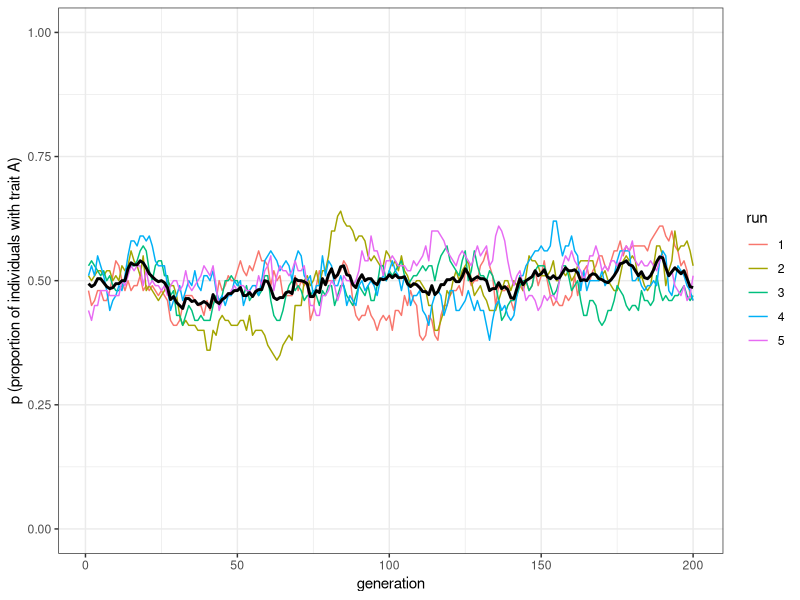
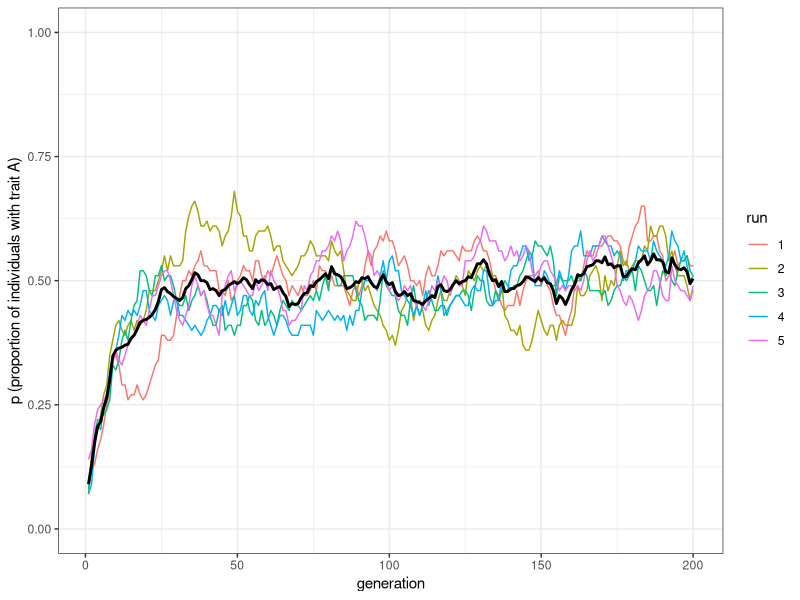
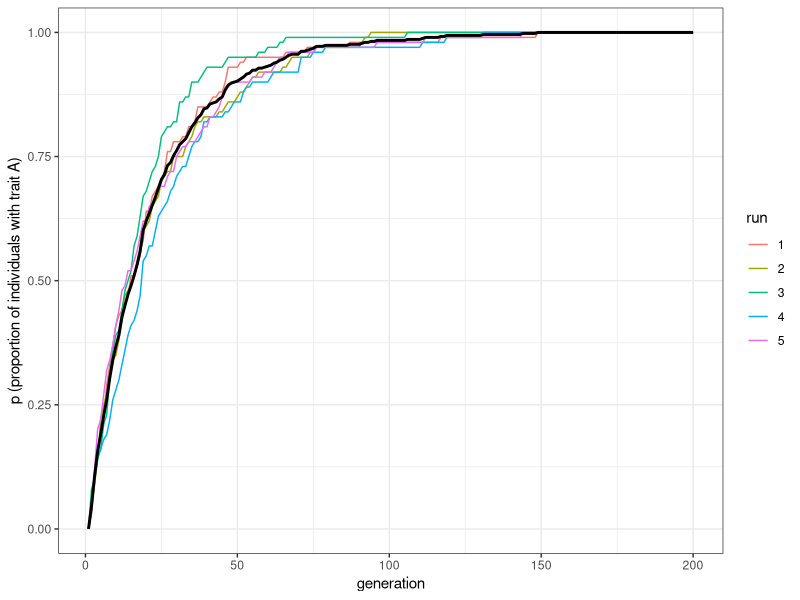
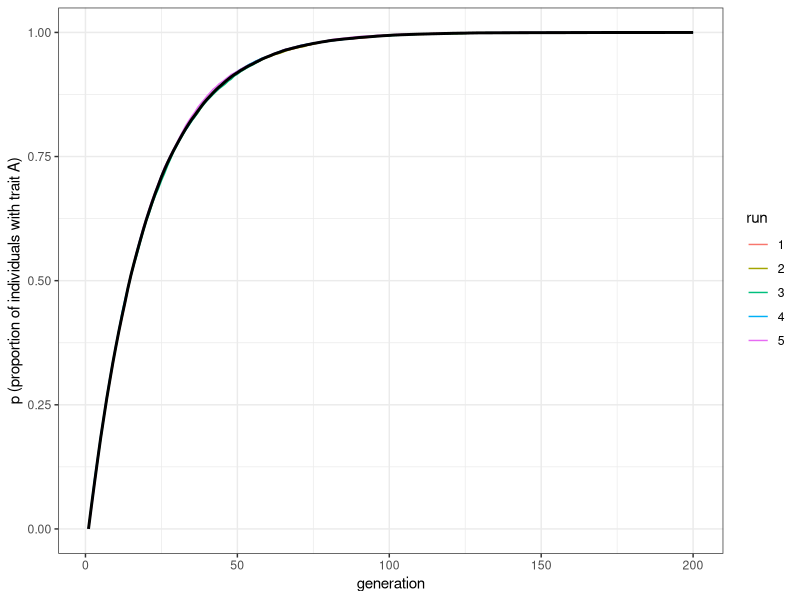
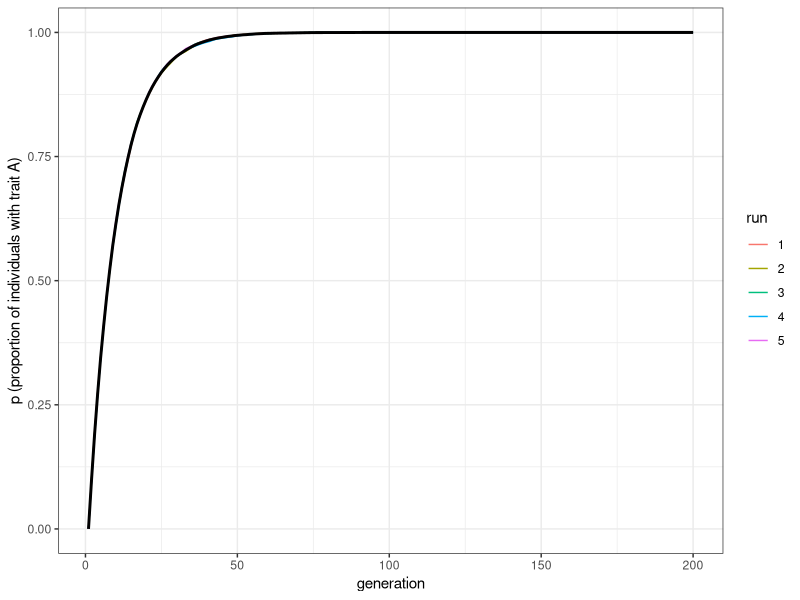

Reproduce these figures in R, in order.
## ---- chunk 1
library(tidyverse)

unbiased_mutation <- function(N, mu, p_0, t_max, r_max) {
  # Create the output tibble
  output <- tibble(generation = rep(1:t_max, r_max), 
                   p = as.numeric(rep(NA, t_max * r_max)), 
                   run = as.factor(rep(1:r_max, each = t_max))) 

  for (r in 1:r_max) {
    population <- tibble(trait = sample(c("A", "B"), N, replace = TRUE, 
                                        prob = c(p_0, 1 - p_0)))
    # Add first generation's p for run r
    output[output$generation == 1 & output$run == r, ]$p <- 
      sum(population$trait == "A") / N 
    for (t in 2:t_max) {
      # Copy individuals to previous_population tibble
      previous_population <- population 
      
      # Determine 'mutant' individuals
      mutate <- sample(c(TRUE, FALSE), N, prob = c(mu, 1 - mu), replace = TRUE) 
      
      # If there are 'mutants' from A to B
      if (nrow(population[mutate & previous_population$trait == "A", ]) > 0) { 
        # Then flip them to B
        population[mutate & previous_population$trait == "A", ]$trait <- "B" 
      }
      
      # If there are 'mutants' from B to A
      if (nrow(population[mutate & previous_population$trait == "B", ]) > 0) { 
        # Then flip them to A
        population[mutate & previous_population$trait == "B", ]$trait <- "A" 
      }
      
      # Get p and put it into output slot for this generation t and run r
      output[output$generation == t & output$run == r, ]$p <- 
        sum(population$trait == "A") / N 
    }
  }
  # Export data from function
  output 
}
## ---- chunk 2
plot_multiple_runs <- function(data_model) {
  ggplot(data = data_model, aes(y = p, x = generation)) +
    geom_line(aes(colour = run)) +
    stat_summary(fun = mean, geom = "line", size = 1) +
    ylim(c(0, 1)) +
    theme_bw() +
    labs(y = "p (proportion of individuals with trait A)")
}
## ---- chunk 3
data_model <- unbiased_mutation(N = 100, mu = 0.05, p_0 = 0.5, t_max = 200, r_max = 5)
plot_multiple_runs(data_model)
## ---- chunk 4
data_model <- unbiased_mutation(N = 100, mu = 0.05, p_0 = 0.1, t_max = 200, r_max = 5)
plot_multiple_runs(data_model)
## ---- chunk 5
biased_mutation <- function(N, mu_b, p_0, t_max, r_max) {
   # Create the output tibble
  output <- tibble(generation = rep(1:t_max, r_max), 
                   p = as.numeric(rep(NA, t_max * r_max)), 
                   run = as.factor(rep(1:r_max, each = t_max)))

  for (r in 1:r_max) {
    population <- tibble(trait = sample(c("A", "B"), N, replace = TRUE, 
                                        prob = c(p_0, 1 - p_0)))
    # Add first generation's p for run r
    output[output$generation == 1 & output$run == r, ]$p <- 
      sum(population$trait == "A") / N 
    for (t in 2:t_max) {
      # Copy individuals to previous_population tibble
      previous_population <- population 
      
      # Determine 'mutant' individuals
      mutate <- sample(c(TRUE, FALSE), N, prob = c(mu_b, 1 - mu_b), replace = TRUE) 
      
      # If there are 'mutants' from B to A
      if (nrow(population[mutate & previous_population$trait == "B", ]) > 0) {
        # Then flip them to A
        population[mutate & previous_population$trait == "B", ]$trait <- "A"
      }
      # Get p and put it into output slot for this generation t and run r
      output[output$generation == t & output$run == r, ]$p <- 
        sum(population$trait == "A") / N 
    }
  }
  # Export data from function
  output 
}
## ---- chunk 6
data_model <- biased_mutation(N = 100, mu_b = 0.05, p_0 = 0, t_max = 200, r_max = 5)
plot_multiple_runs(data_model)
## ---- chunk 7
data_model <- biased_mutation(N = 10000, mu_b = 0.05, p_0 = 0, t_max = 200, r_max = 5)
plot_multiple_runs(data_model)
## ---- chunk 8
data_model <- biased_mutation(N = 10000, mu_b = 0.1, p_0 = 0, t_max = 200, r_max = 5)
plot_multiple_runs(data_model)
